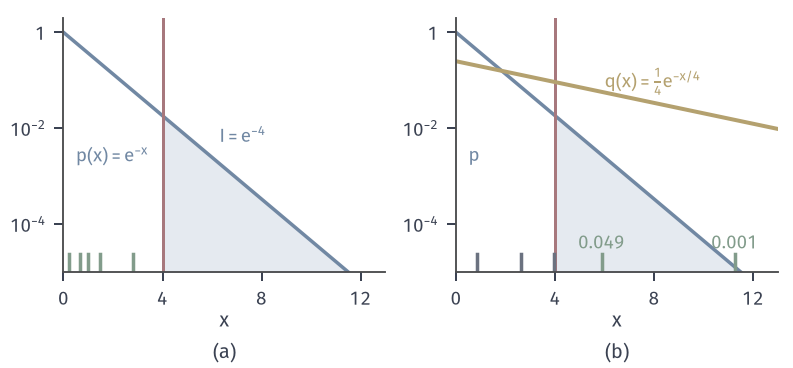

The script that drew this image:
from pathlib import Path
import sys
HERE = Path(__file__).resolve().parent
sys.path.insert(0, str(HERE.parent/"vr-common"))
from vr_fig import *
# I = P(X>4), X ~ Exp(1).  (a) target density p(x)=e^{-x} (log scale), tail area shaded; five plain samples x=-ln u.
# (b) proposal q = Exp(1/4), q(x)=e^{-x/4}/4, with the same uniforms mapped by x=-4 ln u; samples beyond 4 carry
# weight w(x)=4 e^{-3x/4}.  Teaching uniforms u = 0.37, 0.81, 0.06, 0.52, 0.23.
x = np.linspace(0, 13, 600)
p = np.exp(-x); q = np.exp(-x/4)/4
xp = [-math.log(u) for u in U5]; xq = [-4*math.log(u) for u in U5]
fig, axs = figure(width_mm=112, height_mm=52, ncols=2)
panel(fig, left=.08, right=.98, bottom=.26, top=.95, wspace=.22)
for ax in axs:
    ax.set_yscale('log'); ax.set_xlim(0, 13); ax.set_ylim(1e-5, 2); ax.set_xticks([0, 4, 8, 12])
    logticks(ax, [-4, -2, 0])
    m = x >= 4
    ax.fill_between(x[m], 1e-6, p[m], color=BLUE_FILL, lw=0)
    ax.plot(x, p, color=BLUE, lw=1.4)
    ax.axvline(4, color=RED, lw=1.2)
    axlab(ax, '$x$')
a, b = axs
tr = a.get_xaxis_transform()
for v in xp:
    a.plot([v, v], [0, .07], color=GREEN, lw=1.4, transform=tr)
lab(a, 0.5, 2e-3, r'$p(x)=\mathrm{e}^{-x}$', BLUE)
lab(a, 6.3, 5e-3, r'$I=\mathrm{e}^{-4}$', BLUE)
b.plot(x, q, color=YELLOW, lw=1.6)
tr = b.get_xaxis_transform()
for v in xq:
    hit = v > 4
    b.plot([v, v], [0, .07], color=GREEN if hit else MUTED, lw=1.4, transform=tr)
    if hit:
        b.text(v, .09, r'$%.3f$' % (4*math.exp(-.75*v)), color=GREEN, ha='center', fontsize=7.5, transform=tr)
lab(b, 0.5, 2e-3, r'$p$', BLUE)
lab(b, 6.0, .07, r'$q(x)=\frac{1}{4}\mathrm{e}^{-x/4}$', YELLOW)
tags(fig, axs)
save(fig, HERE, 'figure', {'plain_x': xp, 'is_x': xq, 'weights': [4*math.exp(-.75*v) for v in xq],
     'is_estimate_n5': sum(4*math.exp(-.75*v) for v in xq if v > 4)/5, 'I': math.exp(-4)})
